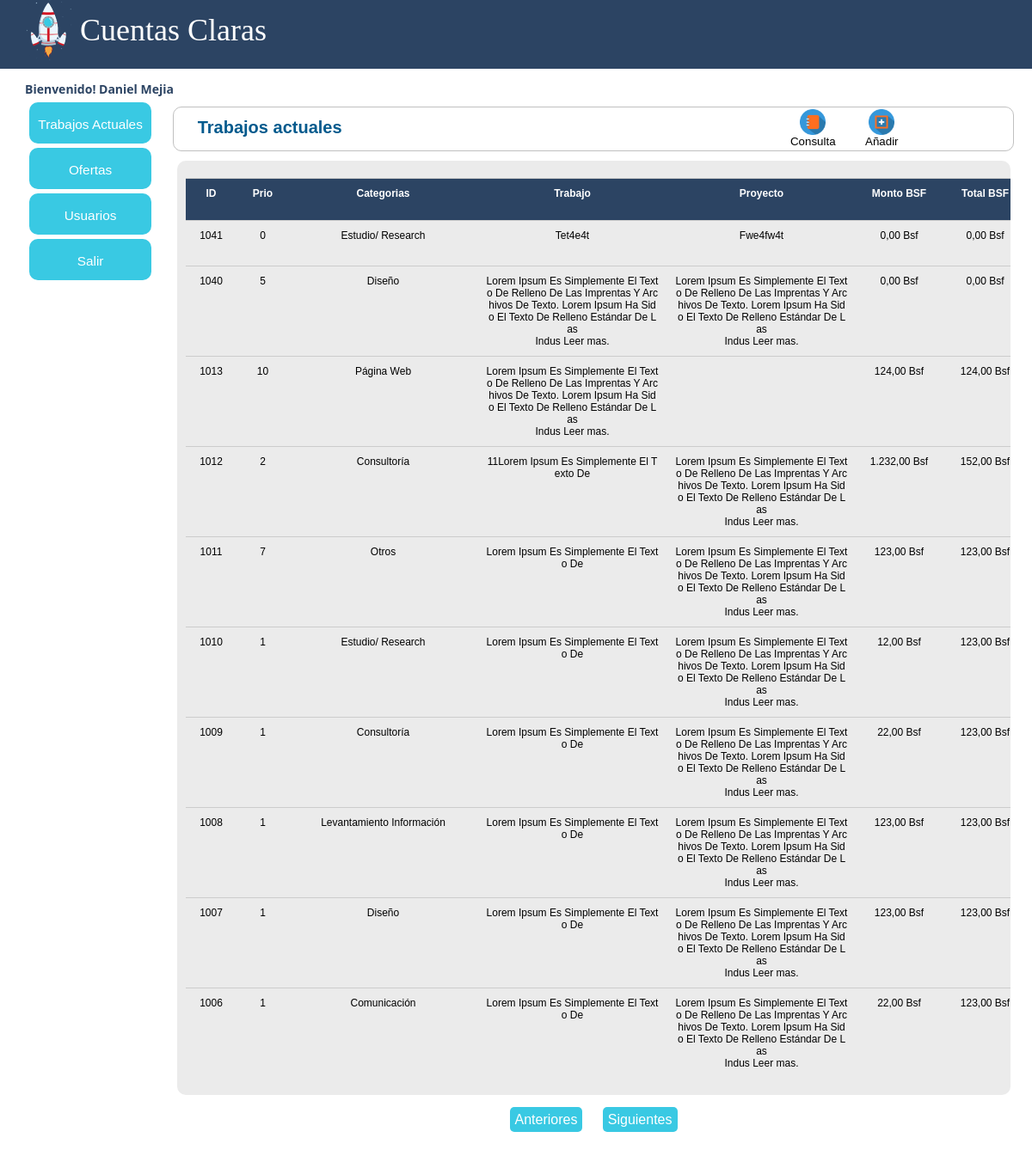
Before: /observacion/Respaldo/trabajos_actuales/trabajos_actuales.php (signed in) with the older database file.
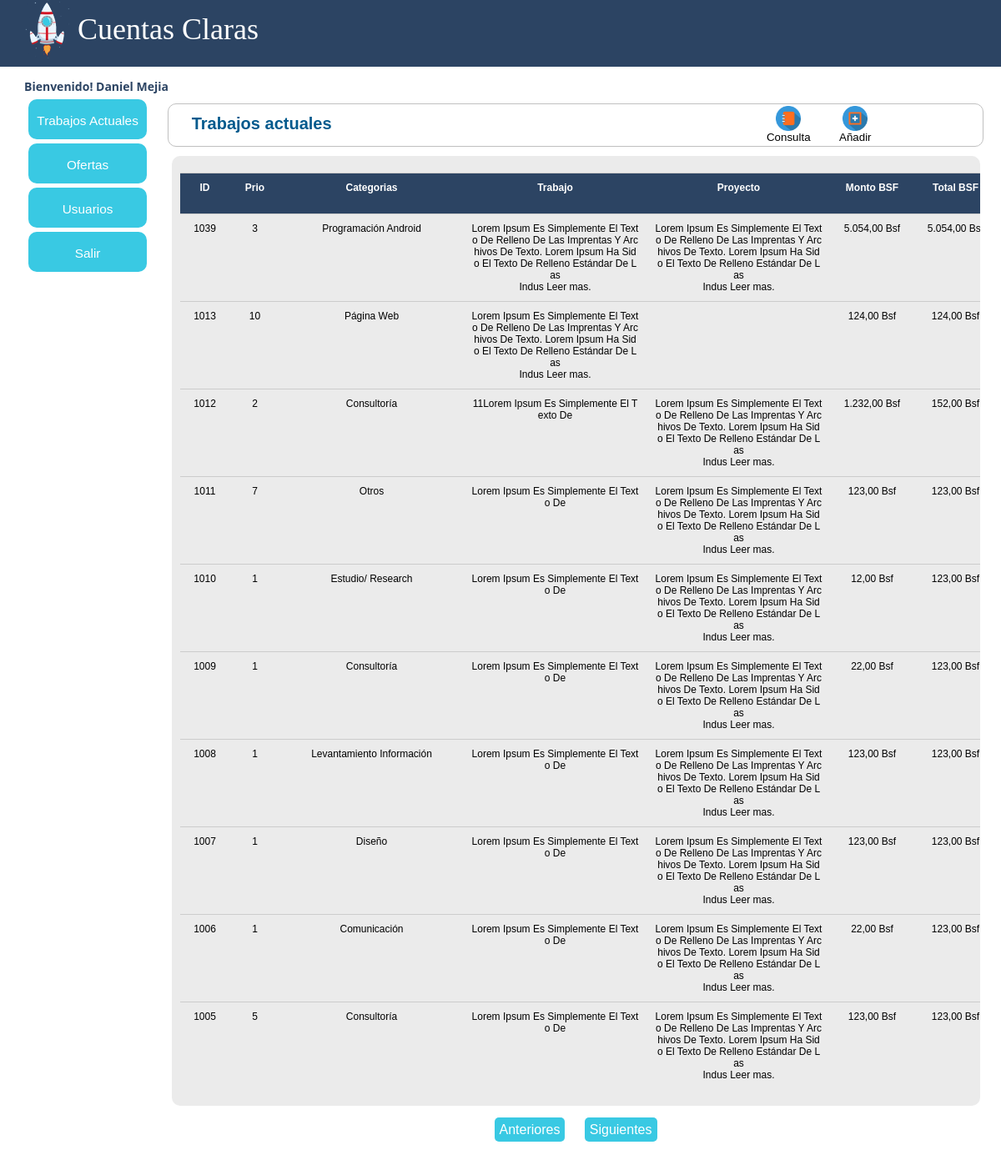
After: the same page with the newer database file.
### tables this page shows
CREATE TABLE IF NOT EXISTS `tb_trabajos_actuales` (
`id_trab` int(11) NOT NULL,
  `fkid_prio` int(11) NOT NULL,
  `fkid_requ` varchar(500) NOT NULL DEFAULT '',
  `proy_trab` varchar(250) NOT NULL,
  `trab_trab` varchar(1000) NOT NULL,
  `form_trab` varchar(20) NOT NULL,
  `moda_trab` varchar(20) NOT NULL,
  `obse_trab` varchar(500) NOT NULL,
  `cant_trab` int(10) NOT NULL,
  `mont_bsf_trab` int(10) NOT NULL,
  `tota_vef_trab` int(10) NOT NULL DEFAULT '0',
  `tiem_esti_trab` varchar(250) NOT NULL,
  `id_usuario` int(11) NOT NULL
);

CREATE TABLE IF NOT EXISTS `tb_requerimientos` (
`id_requ` int(11) NOT NULL,
  `desc_requ` varchar(250) NOT NULL
);

### observacion/Respaldo/include/menu.php (called while the page is built, shortened)
<?php
$rol = $_SESSION["rol"];
?>

### observacion/Respaldo/class/class.php (called while the page is built, shortened)
<?php
class Conectar
{
	public static function conecta()
	{
		$con = mysql_connect("localhost","root","webmastersixaguer");
		return $con;
		}
	}
class TrabajosActuales
{
	private $datos, $usuarios, $requ, $requ2, $prio1, $prio2, $suma;
	public function __construct()
	{
		$this->datos=array();
	}
	public function listarTrabajos()
	{
		$sql = "select * from tb_trabajos_actuales";
		$res = mysql_query($sql,Conectar::conecta());
		while($reg = mysql_fetch_assoc($res))
		{
			$this->datos[] = $reg;
		}
		return $this->datos;
	}
	public function paginadoTrabajos($inicio)
	{
		$sql = "select * from tb_trabajos_actuales order by id_trab desc limit $inicio, 10";
		$res = mysql_query($sql, Conectar::conecta());
		while($reg = mysql_fetch_assoc($res))
		{
			$this->datos[] = $reg;
		}
		return $this->datos;
	}
	}

### observacion/Respaldo/trabajos_actuales/trabajos_actuales.php (the view, shortened to what the changed rows need)
<?php include("start.php");
	  include("../class/class.php");
	  $trabajo =  new TrabajosActuales();
?>
<!DOCTYPE html PUBLIC "-//W3C//DTD XHTML 1.0 Transitional//EN" "http://www.w3.org/TR/xhtml1/DTD/xhtml1-transitional.dtd">
<html xmlns="http://www.w3.org/1999/xhtml">
<head>
<link rel="stylesheet" href="../css/style.css"/>
<link rel="stylesheet" href="../css/jquery.ui.all.css">
<link href="../css/style_menu.css" rel="stylesheet" type="text/css" />
</head>
<body class="dt-example" <?php ?>>
<div id="pantalla">
    <div id="conten">
        <div id="top">
        <div id="fila_columna">
            <div id="columna1"><?php include("../include/menu.php")?></div>
            <div id="columna2">
    <center>
    <div id="cuerpo_general">
    	<div id="tilulos">
                <h2 style="padding-top:12px;">Trabajos actuales</h2>
        </div>
    	<div id="contenedor-cliente">
        <?php
		if ($rol == 1)
		{
			?>
                <div id="sub-contenedor-cliente">
                <form name="form_trab_actu" id="form_trab_actu" action="registro_cliente.php" method="post">
                 <?php
				 if(isset($_GET["posicion"]))
				 {
					 $inicio = $_GET["posicion"];
					 }
				 		else
						 {
							 $inicio=0;
							 }
				 $paginacion = $trabajo->paginadoTrabajos($inicio);
				 $row = $trabajo->listarTrabajos();
				 for($i=0; $i<sizeof($paginacion); $i++)
                  {
                    ?>
                        <div class="fila tabla filaContenido">
                        <a href="javascript:void(0);" onclick="window.location='modificar_trabajos.php?codi_trab=<?php echo $row[$i]["id_trab"]?>'">
                        <div class="columna tabla corto contenido" ><?php echo $row[$i]["id_trab"] ?></div>
                        <div class="columna tabla corto contenido" ><?php echo substr(ucwords($row[$i]["fkid_prio"]),0,20);?></div>
                        <?php
						if ($row[$i]["fkid_requ"] !=0)
						{
							$requerimiento = $row[$i]["fkid_requ"];
							$respuesta=mysql_query("select * from tb_requerimientos where id_requ = $requerimiento");
							while($sel =mysql_fetch_array($respuesta))
							{
							?>
								<div class="columna tabla largo contenido" ><?php echo $sel["desc_requ"];?></div>
							<?php
							}
						}
						else
						{
							?>
								<div class="columna tabla largo contenido" >Por asignar Categoria</div>
							<?php
							}
						?>
                        <div class="columna tabla largo contenido" ><?php if (strlen($row[$i]["trab_trab"]) >= 150){echo  substr(wordwrap(ucwords($row[$i]["trab_trab"]), 150, "<br>",1),0,150)." <span class='leerMas'>Leer mas.</span>";}else{echo  substr(wordwrap(ucwords($row[$i]["trab_trab"]), 150, "<br>",1),0,150);}?></div>
                        <div class="columna tabla largo contenido" ><?php if (strlen($row[$i]["proy_trab"]) >= 150){echo  substr(wordwrap(ucwords($row[$i]["proy_trab"]), 150, "<br>",1),0,150)." <span class='leerMas'>Leer mas.</span>";}else{echo  substr(wordwrap(ucwords($row[$i]["proy_trab"]), 150, "<br>",1),0,150);}?></div>
                        <div class="columna tabla medio contenido"><?php echo number_format($row[$i]["mont_bsf_trab"], 2, ',', '.')." Bsf"?></div>
                        <div class="columna tabla medio contenido"><?php echo number_format($row[$i]["tota_vef_trab"], 2, ',', '.')." Bsf"?></div>
                        </a>
                        </div>
                   <?php
                    }
                    ?>
                </form>
                    </div>
        	</div>
                    <?php
					exit;
					}
					?>

Changed rows visible on the page:
removed tb_trabajos_actuales: id_trab "1041", fkid_prio "0", trab_trab "Tet4e4t", proy_trab "Fwe4fw4t", mont_bsf_trab "0,00", tota_vef_trab "0,00", tb_requerimientos (desc_requ "Estudio/ Research")
removed tb_trabajos_actuales: id_trab "1040", fkid_prio "5", trab_trab "Lorem Ipsum Es Simplemente El Texto De Relleno De Las Imprentas Y Archivos De Texto. Lorem Ipsum Ha Sido El Texto De Relleno Estándar De Las Indus", proy_trab "Lorem Ipsum Es Simplemente El Texto De Relleno De Las Imprentas Y Archivos De Texto. Lorem Ipsum Ha Sido El Texto De Relleno Estándar De Las Indus", mont_bsf_trab "0,00", tota_vef_trab "0,00", tb_requerimientos (desc_requ "Diseño")
added tb_trabajos_actuales: id_trab "1039", fkid_prio "3", trab_trab "Lorem Ipsum Es Simplemente El Texto De Relleno De Las Imprentas Y Archivos De Texto. Lorem Ipsum Ha Sido El Texto De Relleno Estándar De Las Indus", proy_trab "Lorem Ipsum Es Simplemente El Texto De Relleno De Las Imprentas Y Archivos De Texto. Lorem Ipsum Ha Sido El Texto De Relleno Estándar De Las Indus", mont_bsf_trab "5.054,00", tota_vef_trab "5.054,00"
now on this page (row unchanged): tb_requerimientos: desc_requ "Programación Android", shown under "1039"
now on this page (row edited): tb_trabajos_actuales: id_trab "1005", fkid_prio "5", trab_trab "Lorem Ipsum Es Simplemente El Texto De", proy_trab "Lorem Ipsum Es Simplemente El Texto De Relleno De Las Imprentas Y Archivos De Texto. Lorem Ipsum Ha Sido El Texto De Relleno Estándar De Las Indus", mont_bsf_trab "123,00", tota_vef_trab "123,00", tb_requerimientos (desc_requ "Consultoría")
